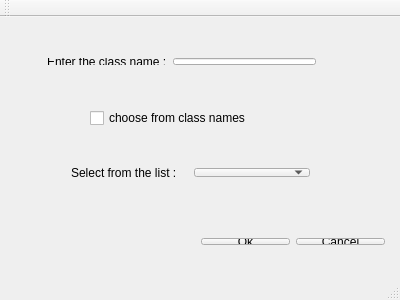
<?xml version="1.0" encoding="UTF-8"?>
<ui version="4.0">
 <class>AddClass</class>
 <widget class="QMainWindow" name="AddClass">
  <property name="geometry">
   <rect>
    <x>0</x>
    <y>0</y>
    <width>400</width>
    <height>300</height>
   </rect>
  </property>
  <property name="windowTitle">
   <string>AddClass</string>
  </property>
  <widget class="QWidget" name="centralWidget">
   <widget class="QWidget" name="layoutWidget">
    <property name="geometry">
     <rect>
      <x>60</x>
      <y>140</y>
      <width>261</width>
      <height>31</height>
     </rect>
    </property>
    <layout class="QHBoxLayout" name="horizontalLayout_2">
     <item>
      <widget class="QLabel" name="label_3">
       <property name="text">
        <string>Select from the list :</string>
       </property>
      </widget>
     </item>
     <item>
      <widget class="QComboBox" name="comboBox"/>
     </item>
    </layout>
   </widget>
   <widget class="QWidget" name="layoutWidget">
    <property name="geometry">
     <rect>
      <x>36</x>
      <y>30</y>
      <width>291</width>
      <height>29</height>
     </rect>
    </property>
    <layout class="QHBoxLayout" name="horizontalLayout">
     <item>
      <widget class="QLabel" name="label">
       <property name="text">
        <string>Enter the class name :</string>
       </property>
      </widget>
     </item>
     <item>
      <widget class="QLineEdit" name="lineEdit"/>
     </item>
    </layout>
   </widget>
   <widget class="QWidget" name="layoutWidget">
    <property name="geometry">
     <rect>
      <x>190</x>
      <y>210</y>
      <width>206</width>
      <height>29</height>
     </rect>
    </property>
    <layout class="QHBoxLayout" name="horizontalLayout_3">
     <item>
      <widget class="QPushButton" name="pushButton_ok">
       <property name="text">
        <string>Ok</string>
       </property>
      </widget>
     </item>
     <item>
      <widget class="QPushButton" name="pushButton_cancel">
       <property name="text">
        <string>Cancel</string>
       </property>
      </widget>
     </item>
    </layout>
   </widget>
   <widget class="QCheckBox" name="checkBox">
    <property name="geometry">
     <rect>
      <x>90</x>
      <y>90</y>
      <width>201</width>
      <height>22</height>
     </rect>
    </property>
    <property name="text">
     <string>choose from class names</string>
    </property>
   </widget>
  </widget>
  <widget class="QMenuBar" name="menuBar">
   <property name="geometry">
    <rect>
     <x>0</x>
     <y>0</y>
     <width>400</width>
     <height>25</height>
    </rect>
   </property>
  </widget>
  <widget class="QToolBar" name="mainToolBar">
   <attribute name="toolBarArea">
    <enum>TopToolBarArea</enum>
   </attribute>
   <attribute name="toolBarBreak">
    <bool>false</bool>
   </attribute>
  </widget>
  <widget class="QStatusBar" name="statusBar"/>
 </widget>
 <layoutdefault spacing="6" margin="11"/>
 <resources/>
 <connections/>
</ui>
